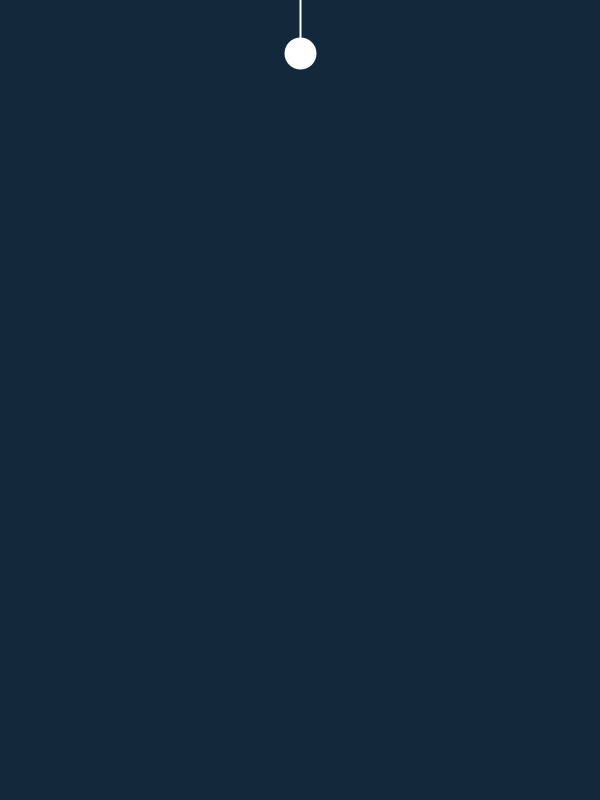
Frame 1 (no input)
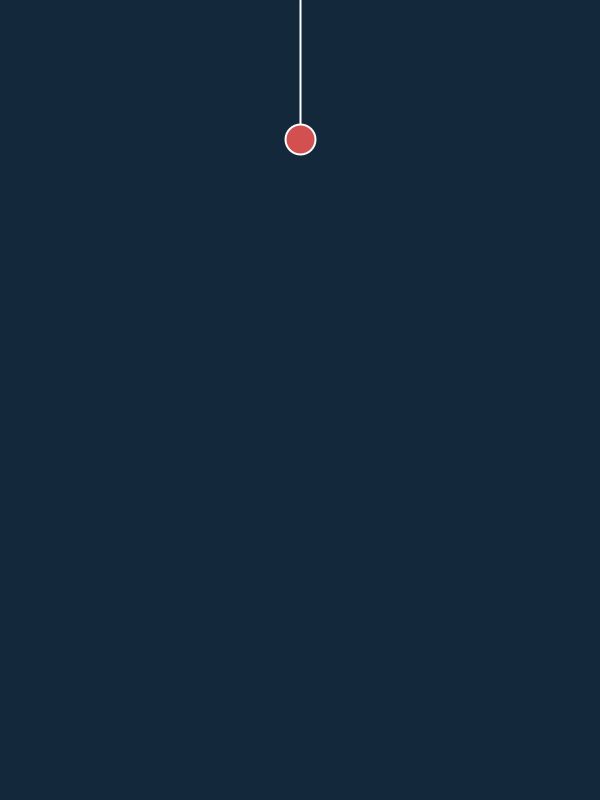
Frame 60 (the mouse pressed at the canvas centre just before this capture)
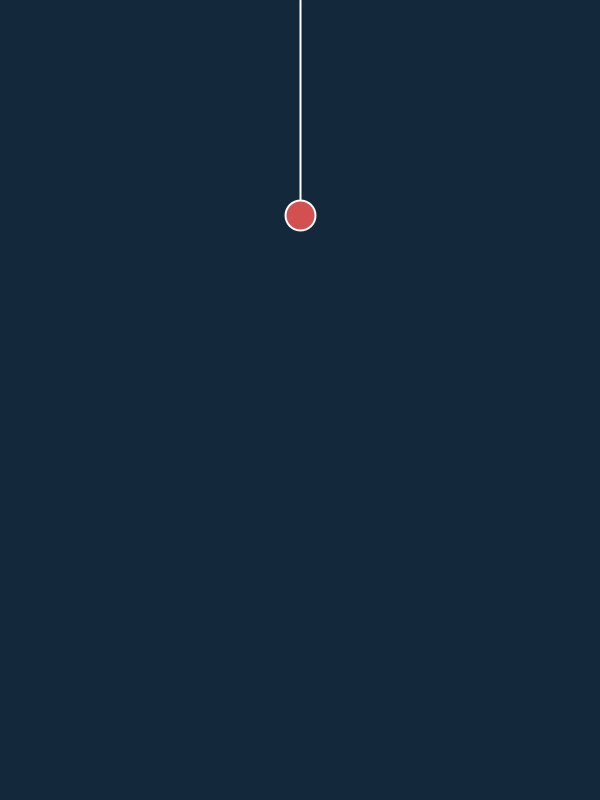
Frame 120 (the mouse held since frame 60 and released just before this capture)

The Processing sketch that drew these frames (run headless with seeded random() and noise(); from frame 60 on, the mouse is pressed at the canvas centre):

// Processing sketch: muelle_extremos
// ── muelle_extremos.pde
float dt=0.2;
class extremo
{
    float masa = 2.0;
    float g = 9.8; // Gravedad
    float longReposo=100;
    float ac=0.0;
    float ka= 0.1; // amortiguacion
    PVector ft = new PVector(0,0);
    PVector fa = new PVector(0,0);
    PVector fd = new PVector(0,0);
    PVector vel_euler = new PVector(0,0);
    PVector pos_euler = new PVector(0,0);
    
  extremo (PVector p)
  {
    pos_euler.x = p.x;
    pos_euler.y = p.y;
  }
  
  float getposx ()
  {
    return pos_euler.x;
  }
  
  float getposy ()
  {
    return pos_euler.y;
  }
  
  
  void update(PVector f)
  { 
    
    fa.y = ka * vel_euler.y;
    fd.y = f.y - fa.y;
    
    ft.y= fd.y+(masa*g);
    ac = ft.y /masa;
    

    vel_euler.y+=ac*dt;
    pos_euler.y+=vel_euler.y*dt;
  }
  
}


class muelle
{
    extremo e1;
    extremo e2;
    float ke = -0.5; // elasticidad
    float longre=100;
    
    PVector fk = new PVector(0,0);
    PVector fa = new PVector(0,0);

    
    muelle(extremo _e1, extremo _e2)
    {
      e1=_e1;
      e2=_e2;
    }
     
  float update()
  {
    fk.y= ke * (e2.getposy()-e1.getposy()-longre);
    
    return fk.y;
  }
  
  
  void draw()
  {
    strokeWeight(2);
    stroke(255);
    line(width/2,e1.getposy(),width/2,-e2.getposy()+500);
    ellipse(width/2,-e2.getposy()+500,30,30);
    
    fill(210,80,80);
  }
}


muelle m;
extremo e1;
extremo e2;
PVector f;

void setup()
{
  size(600, 800);
  e1=new extremo(new PVector (400,0));
  e2=new extremo(new PVector (400,450));
  m =new muelle(e1,e2);
}


void draw()
{
   background(20, 40, 60);
   f=new PVector (0, m.update());
   e2.update(f);
   m.draw();
   
}
void keyPressed()
{
  if (key == 'r')
    setup();
}
